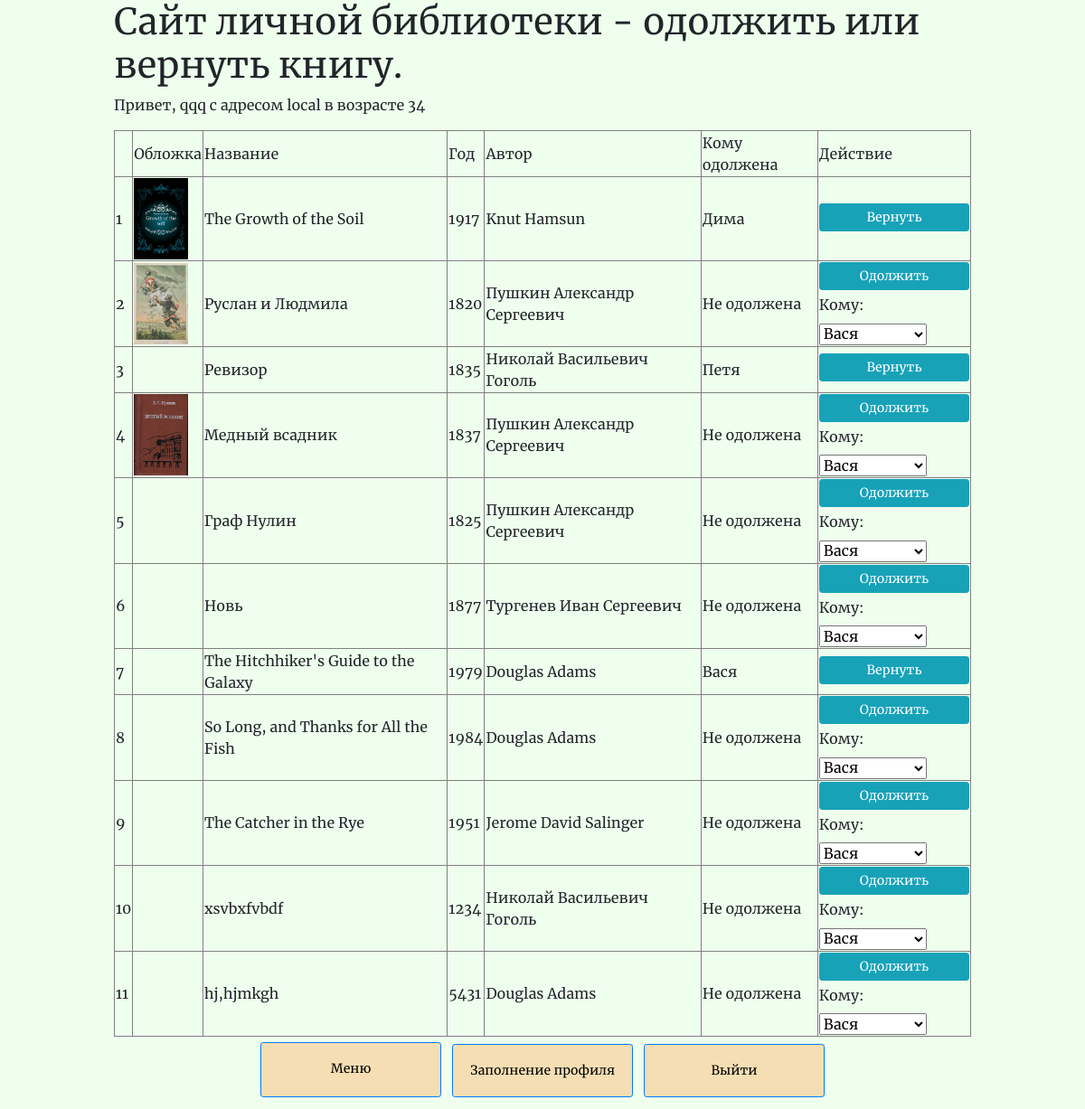
The page /p_library/lend_return (signed in) on the database its author committed.
### p_library/models.py (models this page shows, shortened)
class Book(models.Model):
    ISBN = models.CharField(max_length=13)
    title = models.TextField()
    description = models.TextField()
    year_release = models.SmallIntegerField()
    author = models.ForeignKey(Author, on_delete=models.CASCADE)
    copy_count = models.IntegerField(default=1)
    price = models.DecimalField(max_digits=30, decimal_places=2)
    publisher = models.ForeignKey(Publisher, null=True, blank=True, on_delete=models.CASCADE)
    lendedto = models.ForeignKey(Friend, null=True, blank=True, on_delete=models.CASCADE)
    cover = models.ImageField(upload_to="covers", blank=True)

class Author(models.Model):
    full_name = models.TextField()
    birth_year = models.SmallIntegerField()
    country = models.CharField(max_length=2)

class Friend(models.Model):
    name = models.TextField()

### p_library/views.py (the view)
# urls.py: path("lend_return", views.lend_return),
def lend_return(request):
    if request.user.is_anonymous:
         return HttpResponseRedirect(reverse_lazy('login'))
    template = loader.get_template('lend_return.html')
    books = Book.objects.all()
    friends = Friend.objects.all()
    biblio_data = {
        "title": "мою библиотеку",
        "books": books,
        "friends": friends,
    }
    biblio_data.update(get_context(request))
    return HttpResponse(template.render(biblio_data, request))

### p_library/views.py (called while the page is built)
def get_context(request):
    context = {}
    if request.user.is_authenticated:
        context["username"] = request.user.username
        context["provider"] = SocialAccount.objects.get(user=request.user).provider
        context["age"] = SocialAccount.objects.get(user=request.user).extra_data["age"]
        if context["provider"] == "github":
            context['github_url'] = SocialAccount.objects.get(user=request.user).extra_data['html_url']
    return context

### p_library/templates/lend_return.html (shortened to what this page needs)
{% extends 'pl_base.html' %}
{% block extra_header %}
    - одолжить или вернуть книгу.
{% endblock extra_header %}
{% block main_content %}
<div class="wrapperin">
    <table border="1">
        <tr>
            <td></td>
            <td>Обложка</td>
            <td>Название</td>
            <td>Год</td>
            <td>Автор</td>
            <td>Кому одолжена</td>
            <td>Действие</td>
        </tr>
        {% for book in books %}
        <tr>
            <td>{{forloop.counter}}</td>
            <td>
                {% if book.cover %}
                    <img src="{{ book.cover.url }}" height="90" width="60">
                {% endif %}
            </td>
            <td>{{ book.title }}</td>
            <td>{{ book.year_release }}</td>
            <td>{{ book.author.full_name }}</td>
            {% if book.lendedto == None %}
                <td>Не одолжена</td>
                <td>
                    <form action="/p_library/do_lend_return/" method="post" enctype="multipart/form-data">
                        <input type="submit" value="Одолжить" class="btn btn-info btn-sm btn-block mb-1" />
                        <label for="friendselect">Кому:</label>
                        <select name="fid" id="friendselect">
                        {% for friend in friends %}
                        <option value="{{friend.id}}">{{friend.name}}</option>
                        {% endfor %}
                        </select>
                    </form>
                </td>
            {% else %}
                <td>{{ book.lendedto.name }}</td>
                <td>
                    <form action="/p_library/do_lend_return/" method="post" enctype="multipart/form-data">
                        <input type="submit" value="Вернуть" class="btn btn-info btn-sm btn-block mb-1" />
                    </form>
                </td>
            {% endif %}
        </tr>
        {% endfor %}
    </table>
</div>
{% endblock main_content %}

### p_library/templates/pl_base.html (shortened to what this page needs)
<!DOCTYPE html>
<html lang="ru">
{% load static %}
{% load socialaccount %}
<head>
    <link rel="stylesheet" href="{% static 'css/bootstrap.min.css' %}">
    <link rel="stylesheet" href="{% static 'css/style.css' %}">
</head>
<body>
    <header>
        <div class="wrapperout">
            <div class="wrapperheader">
                <h1>Сайт личной библиотеки{% block extra_header %}{% endblock extra_header %}</h1>
                {% if username %}
                <p>Привет, {{ username }} с адресом {% if provider == "local" %} {{ provider }} {% else %} {{ github_url }} {% endif %} в возрасте {{ age }}</p>
                {% else %}
                <p>Тебе нужно <a href="register/">зарегистрироваться</a> или <a href="login/">войти на сайт</a>!</p>
                {% endif %}
            </div>
        </div>
    </header>
    <main>
        <div class="wrapperout">
            {% block main_content %}
            {% endblock main_content %}
        </div>
    </main>
    <footer>
        <div class="wrapperout">
            <div class="wrapperin footer">
                <a href="/" class="btn btn-primary btn-sm btn-block">Меню</a>
                {% if username %}
                <a href="/profile-create/" class="btn btn-primary btn-sm btn-block">Заполнение профиля</a>
                <a href="/logout/" class="btn btn-primary btn-sm btn-block">Выйти</a>
                {% endif %}
            </div>
        </div>
    </footer>
</body>

### static/css/style.css (style rules this page uses)
body { background-color: #eeffee; font-family: Merriweather, serif; margin: 0; }
header { min-height: 80px; margin: 0; }
main { min-height: calc(100vh - 161px); margin: 0; }
footer { height: 80px; margin: 0; }
.wrapperout { display: flex; justify-content: center; max-width: 79vw; margin: auto; }
.wrapperheader { display: flex; flex-direction: column; justify-content: space-between; align-items: stretch; margin: auto; }
.wrapperin { display: flex; flex-direction: column; justify-content: space-between; align-items: stretch; margin: auto; }
.footer { flex-direction: row; }
.wrapperin a { background-color: wheat; text-align: center; vertical-align: middle; width: 200px; height: 64; margin: 6px; padding: 18px; color: black; text-decoration: none; background-color: wheat; }

### rows shown on the page
Book: cover (picture), title "The Growth of the Soil", year_release "1917", author.full_name "Knut Hamsun", lendedto.name "Дима"
Book: cover (picture), title "Руслан и Людмила", year_release "1820", author.full_name "Пушкин Александр Сергеевич"
Book: title "Ревизор", year_release "1835", author.full_name "Николай Васильевич Гоголь", lendedto.name "Петя"
Book: cover (picture), title "Медный всадник", year_release "1837", author.full_name "Пушкин Александр Сергеевич"
Book: title "Граф Нулин", year_release "1825", author.full_name "Пушкин Александр Сергеевич"
Book: title "Новь", year_release "1877", author.full_name "Тургенев Иван Сергеевич"
Book: title "The Hitchhiker's Guide to the Galaxy", year_release "1979", author.full_name "Douglas Adams", lendedto.name "Вася"
Book: title "So Long, and Thanks for All the Fish", year_release "1984", author.full_name "Douglas Adams"
Book: title "The Catcher in the Rye", year_release "1951", author.full_name "Jerome David Salinger"
Book: title "xsvbxfvbdf", year_release "1234", author.full_name "Николай Васильевич Гоголь"
Book: title "hj,hjmkgh", year_release "5431", author.full_name "Douglas Adams"

### other values the page prints
{{ username }} "qqq"
{{ provider }} "local"
{{ age }} "34"
form field fid "Вася"
